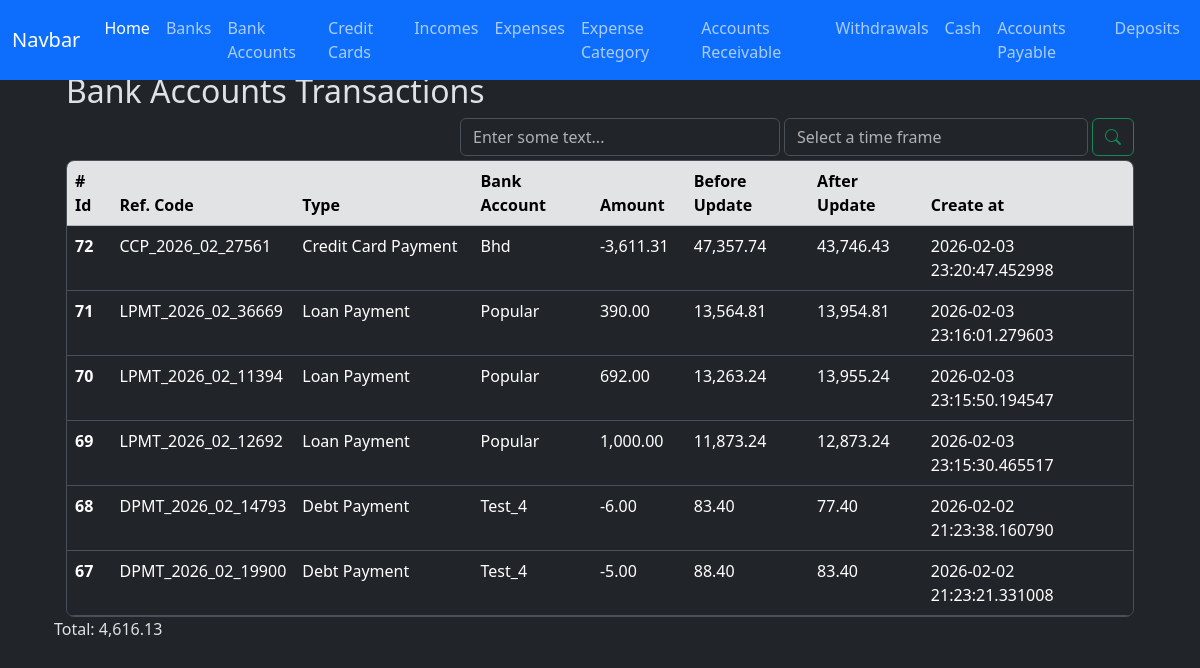
The page /bank_transaction_ledger/index on the database its author committed.
### app/models/bank_account_transactions_ledger.py (models this page shows, shortened)
class BankAccountTransactionsLedger(db.Model):
    __tablename__ = 'bank_account_transactions_ledger'
    id = db.Column(db.Integer, primary_key=True)
    amount = db.Column(db.Numeric(10,2), nullable=False)
    transaction_type = db.Column(db.String(100), nullable=False)
    reference_code = db.Column(db.String(100), nullable=False)
    bank_account_id = db.Column(db.Integer, db.ForeignKey('bank_accounts.id'), nullable=False)
    before_update_balance = db.Column(db.Numeric(10,2), nullable=False)
    after_update_balance = db.Column(db.Numeric(10,2), nullable=False)
    created_at = db.Column(
        db.DateTime(timezone=True),
        default=utcnow, #internally sqlalchemy will exectute the function so dont add the parentheses otherwise it'll break down when creating the record in the db
        nullable=False
    )
    updated_at = db.Column(
        db.DateTime(timezone=True),
        onupdate=utcnow, #internally sqlalchemy will exectute the function so dont add the parentheses otherwise it'll break down when creating the record in the db
    )
    bank_account = db.relationship('BankAccount', back_populates='transaction_ledger')

### app/models/bank_account.py (models this page shows)
class BankAccount(db.Model):
    __tablename__ = 'bank_accounts'
    id = db.Column(db.Integer, primary_key=True)
    nick_name = db.Column(db.String(120))
    amount_available = db.Column(db.Numeric(10, 2), nullable=False)
    is_active = db.Column(db.Boolean, default=True)
    account_number = db.Column(db.Integer, nullable=True)
    bank_id = db.Column(db.Integer, db.ForeignKey('banks.id'))
    created_at = db.Column(db.DateTime(timezone=True), server_default=func.now())
    updated_at = db.Column(db.DateTime(timezone=True), onupdate=func.now())
    bank = relationship('Bank', back_populates='bank_accounts')
    expenses = relationship('Expense', back_populates='bank_account', order_by='desc(Expense.created_at)')
    incomes = relationship('Income', back_populates='bank_account', order_by='desc(Income.created_at)')
    credit_card_payments = relationship('CreditCardPayment', back_populates='bank_account', order_by='desc(CreditCardPayment.created_at)')
    withdrawals = relationship('Withdrawal', back_populates='bank_account', order_by='desc(Withdrawal.created_at)')
    loans = relationship('Loan', back_populates='bank_account', order_by='desc(Loan.created_at)')
    loan_payments = relationship('LoanPayment', back_populates='bank_account', order_by='desc(LoanPayment.created_at)')
    debts = relationship('Debt', back_populates='bank_account', order_by='desc(Debt.created_at)')
    debt_payments = relationship('DebtPayment', back_populates='bank_account', order_by='desc(DebtPayment.created_at)')
    transaction_ledger = relationship('BankAccountTransactionsLedger', back_populates='bank_account')
    deposits = relationship('Deposit', back_populates='bank_account', order_by='desc(Deposit.created_at)')
    outgoing_transfers = relationship('BankTransfer', foreign_keys='BankTransfer.from_bank_account_id', back_populates='from_bank_account', order_by='desc(BankTransfer.created_at)')
    incoming_transfers = relationship('BankTransfer', foreign_keys='BankTransfer.to_bank_account_id', back_populates='to_bank_account', order_by='desc(BankTransfer.created_at)')

### app/routes/bank_transaction_ledger_routes.py (the view)
@bank_transaction_ledger_bp.route('/index')
def index():
    ledgers = (
        BankAccountTransactionsLedger.query
        .order_by(BankAccountTransactionsLedger.created_at.desc())
        .all()
    )
    context = {
        'ledgers': ledgers,
        'format_amount': format_amount,
        'total_amount': total_amount,
    }
    return render_template('bank_accounts/ledger.html', **context)

### app/utils/numeric_casting.py (called while the page is built)
def total_amount(obj_list: list):
    total = Decimal()
    for o in obj_list:
        total += o.amount
    return format_amount(total)

def format_amount(value):
    try:
        return f'{value:,.2f}';
    except Exception as e:
        return None

### app/templates/bank_accounts/ledger.html (shortened to what this page needs)
{% extends 'layout.html' %}
{% block content %}
    <div class="container w-100">
        <h2>Bank Accounts Transactions</h2>
        <div class="d-flex justify-content-end gap-1 flex-wrap flex-md-nowrap mt-2">
            <div class="w-100 w-md-auto mt-md-0" style="max-width: 320px;">
                <input type="text" class="form-control" id="filter-byfiled-input-id" placeholder="Enter some text...">
            </div>
            <div class="d-flex gap-1 w-100" style="max-width: 350px;">
                <div class="w-100 w-md-auto mt-md-0">
                    <input type="text" class="form-control" id="filter-input-id" placeholder="Select a time frame">
                </div>
                <button type="button" class="btn btn-outline-success" id="btn-search-id"><i class="bi bi-search"></i></button>
            </div>
        </div>
        <div class="table-responsive overflow-y-auto border rounded-3 mt-1" style="max-height: 457px;">
            <table class="table table-hover">
                <thead class="sticky-top">
                    <tr class="table-secondary">
                    <th scope="col"># Id</th>
                    <th scope="col">Ref. Code</th>
                    <th scope="col">Type</th>
                    <th scope="col">Bank Account</th>
                    <th scope="col">Amount</th>
                    <th scope="col">Before Update</th>
                    <th scope="col">After Update</th>
                    <th scope="col">Create at</th>
                    </tr>
                </thead>
                <tbody id="cashledger-table-body-id">
                  {% for ledger in ledgers %}
                    <tr>
                        <th scope="row">{{ ledger.id }}</th>
                        <td>{{ ledger.reference_code }}</td>
                        <td>{{ ledger.transaction_type | title }}</td>
                        <td>{{ ledger.bank_account.nick_name | title }}</td>
                        <td>{{ format_amount(ledger.amount) }}</td>
                        <td>{{ format_amount(ledger.before_update_balance) }}</td>
                        <td>{{ format_amount(ledger.after_update_balance) }}</td>
                        <td>{{ ledger.created_at }}</td>
                    </tr>
                  {% endfor %}
                </tbody>
            </table>
        </div>
    </div>
    <p id="lbl-total-ledgers">Total: {{ total_amount(ledgers) }}</p>
<link href="https://cdn.jsdelivr.net/npm/@sweetalert2/theme-dark@5/dark.css" rel="stylesheet">
<link rel="stylesheet" href="https://cdn.jsdelivr.net/npm/flatpickr/dist/flatpickr.min.css">
{% endblock %}

### rows shown on the page
BankAccountTransactionsLedger: id "72", reference_code "CCP_2026_02_27561", transaction_type "Credit Card Payment", bank_account.nick_name "Bhd", amount "-3,611.31", before_update_balance "47,357.74", after_update_balance "43,746.43", created_at "2026-02-03 23:20:47.452998", amount.amount "4,616.13"
BankAccountTransactionsLedger: id "71", reference_code "LPMT_2026_02_36669", transaction_type "Loan Payment", bank_account.nick_name "Popular", amount "390.00", before_update_balance "13,564.81", after_update_balance "13,954.81", created_at "2026-02-03 23:16:01.279603"
BankAccountTransactionsLedger: id "70", reference_code "LPMT_2026_02_11394", transaction_type "Loan Payment", bank_account.nick_name "Popular", amount "692.00", before_update_balance "13,263.24", after_update_balance "13,955.24", created_at "2026-02-03 23:15:50.194547"
BankAccountTransactionsLedger: id "69", reference_code "LPMT_2026_02_12692", transaction_type "Loan Payment", bank_account.nick_name "Popular", amount "1,000.00", before_update_balance "11,873.24", after_update_balance "12,873.24", created_at "2026-02-03 23:15:30.465517"
BankAccountTransactionsLedger: id "68", reference_code "DPMT_2026_02_14793", transaction_type "Debt Payment", bank_account.nick_name "Test_4", amount "-6.00", before_update_balance "83.40", after_update_balance "77.40", created_at "2026-02-02 21:23:38.160790"
BankAccountTransactionsLedger: id "67", reference_code "DPMT_2026_02_19900", transaction_type "Debt Payment", bank_account.nick_name "Test_4", amount "-5.00", before_update_balance "88.40", after_update_balance "83.40", created_at "2026-02-02 21:23:21.331008"
